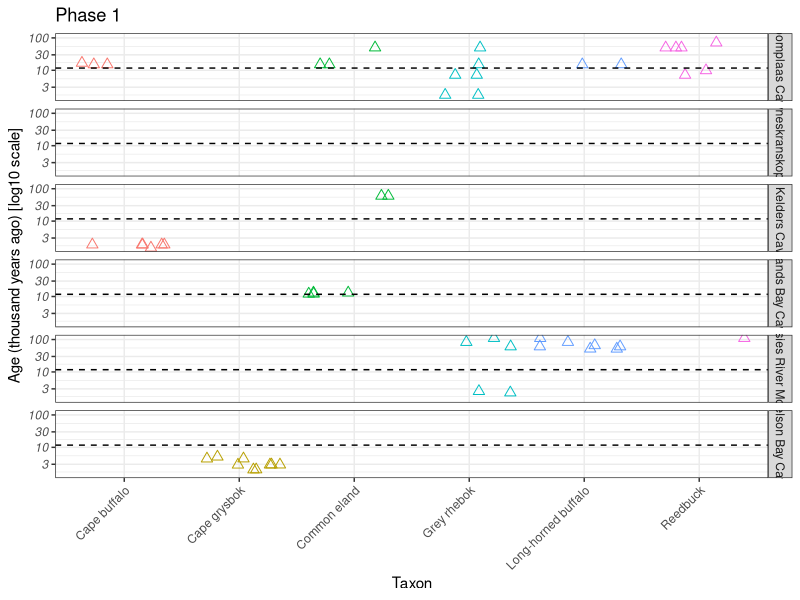
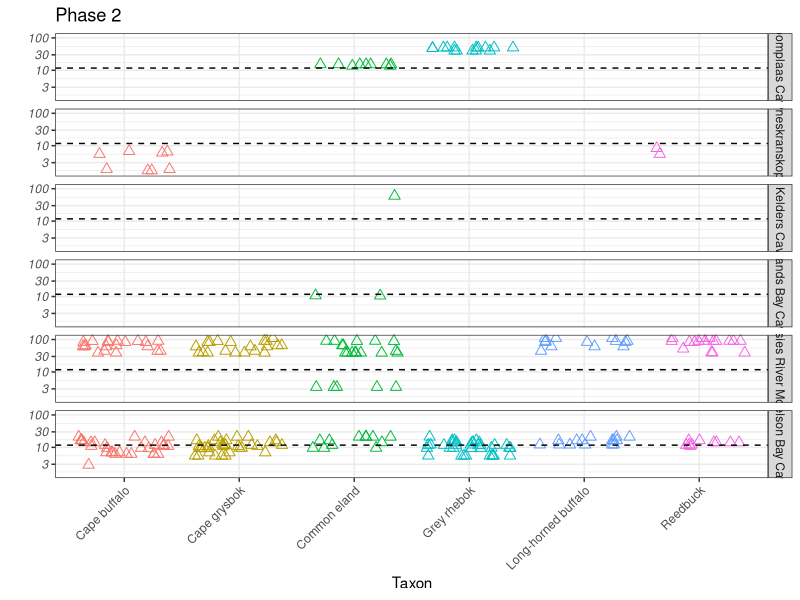
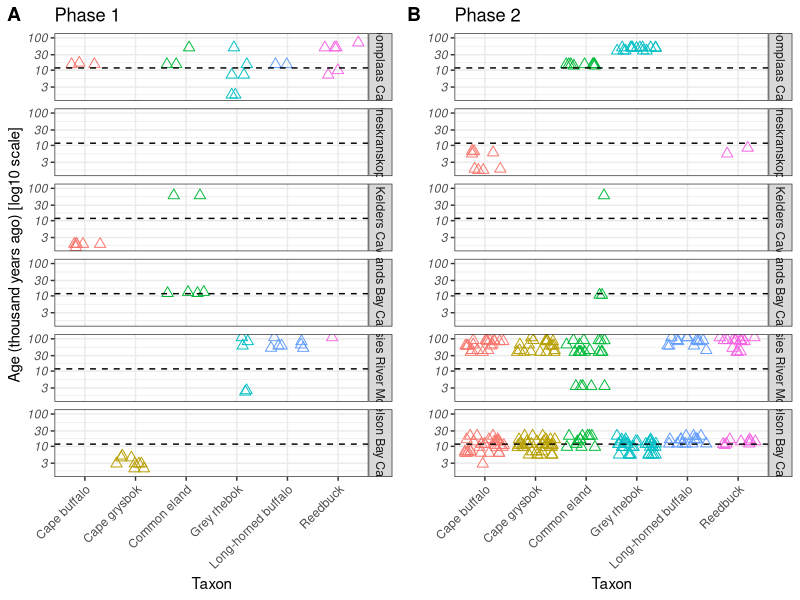
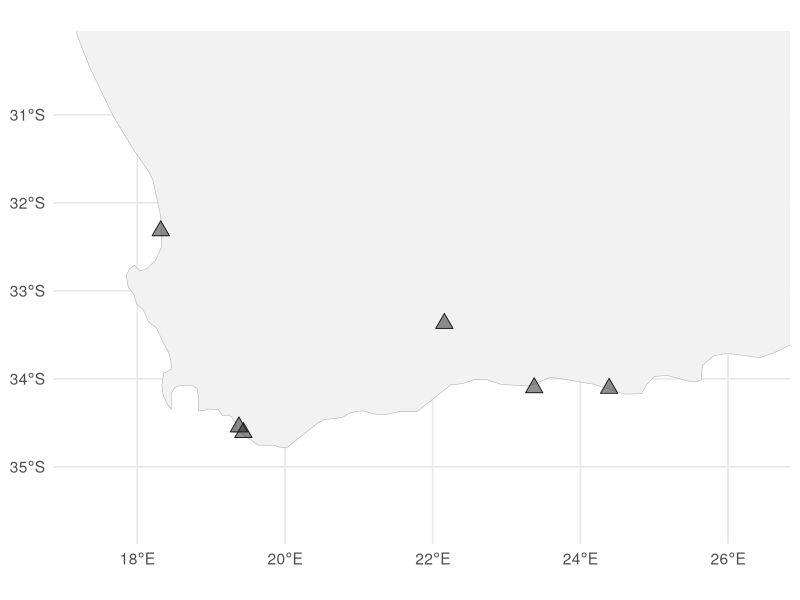
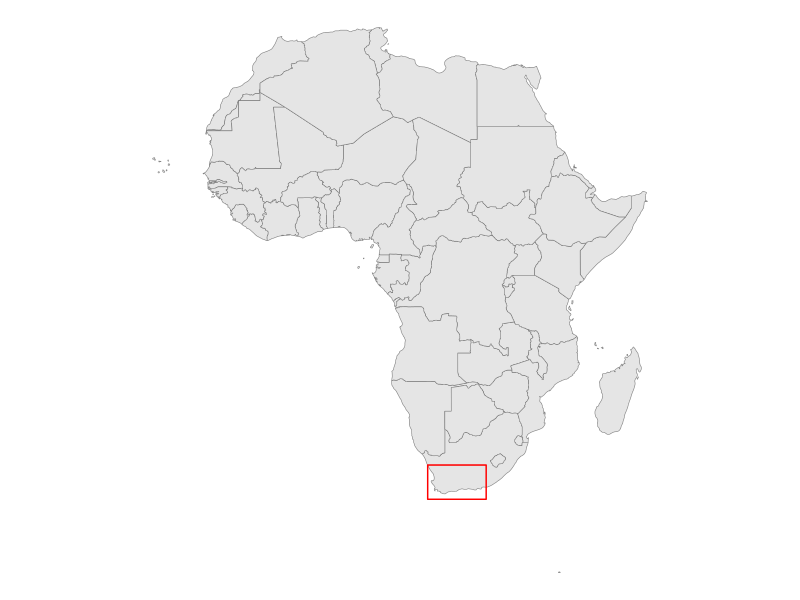
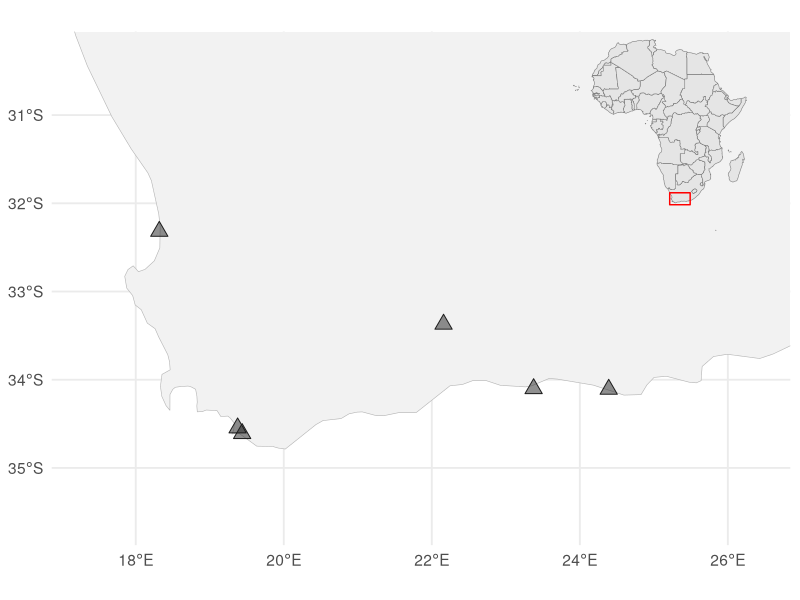
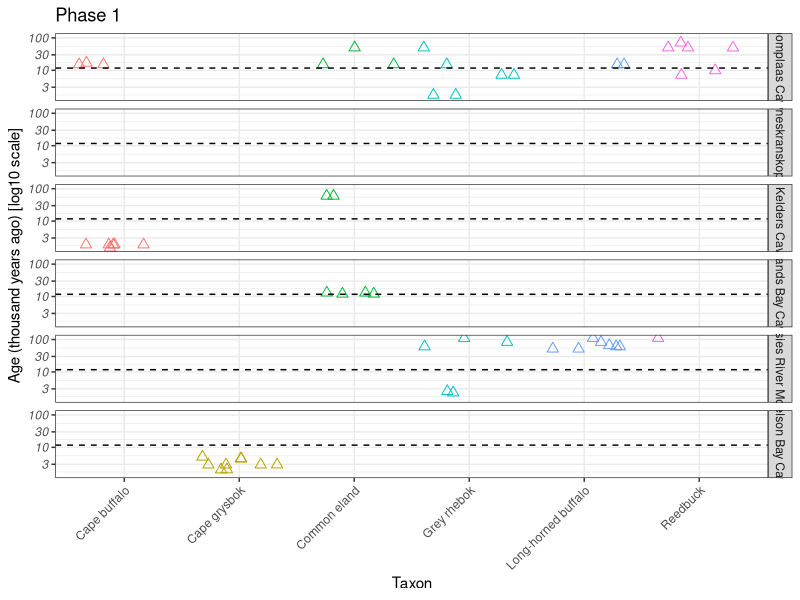
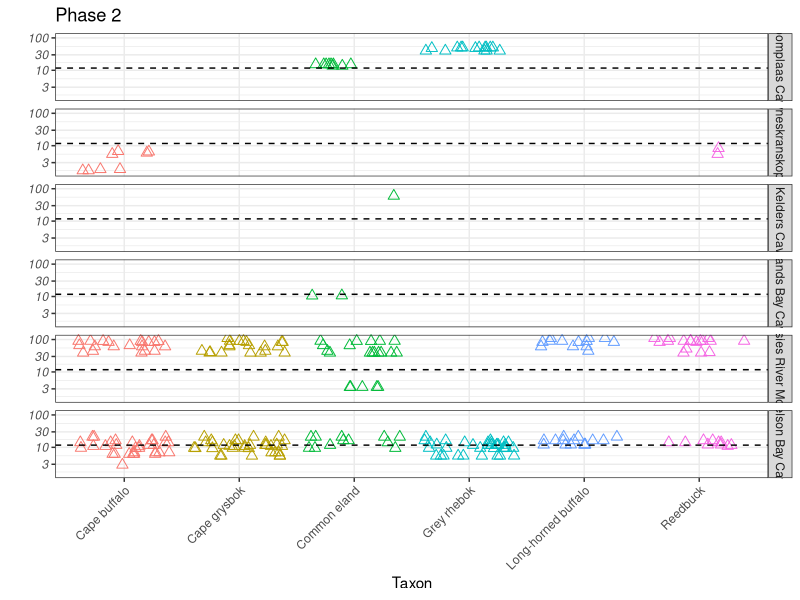

Recreate these plots in R, in order.
# Figure 1 - Sampling overview

# Set working directory
setwd("C:/Users/pzx702/Documents/MSCAFellowship2021/Manuscripts/2023_aDNApreservation_SouthAfrica/Samples")

# Load packages
library(tidyverse)
library(rnaturalearth)
library(rnaturalearthdata)
library(sf)
library(cowplot)

# Load data
samples <- read_csv("Table S1 - Specimen metadata.csv", col_names = T, 
                    name_repair = "universal", # Remove spaces from column names and replaces with "."
                    n_max = 321) # Prevents reading of additional info after table

## Rename name.of.site.or.location.where.sample.originated column to Site_long
samples <- rename(samples, Site_long = name.of.site.or.location.where.sample.originated)

# Plot samples ----
all_sites <- c("Boomplaas Cave","Klasies River Mouth","Nelson Bay Cave","Byneskranskop 1","Die Kelders Cave 1","Elands Bay Cave")
site_labels <- c("Boomplaas\nCave","Klasies River\nMouth","Nelson Bay\nCave","Byneskranskop\n1","Die Kelders\nCave 1","Elands Bay\nCave")

## Check age ranges to set x-axis limits (do for Phase 1 and 2 separately)
#samples %>%
#  filter(StudyPhase == "Phase 2") %>%
#  pull(latest.chronometric.age) %>%
#  range()

## Plot Phase 1
p_phase1 <- samples %>%
  filter(Site_long %in% all_sites) %>%
  filter(StudyPhase == "Phase 1") %>%
  complete(Site_long = all_sites, Taxon_plots_common) %>%  # fill missing combinations
  ggplot() +
  geom_point(aes(latest.chronometric.age, y = Taxon_plots_common, colour = Taxon_plots_common), 
             shape = 2, position = "jitter", size = 2.5) +
  facet_wrap(~Site_long, nrow = 6, ncol = 1, strip.position = "right", axes = "margins",
             labeller = labeller(Site_long = site_labels)) +
  scale_x_log10(limits = c(1400, 112000),
                labels = scales::label_number(scale = 1e-3),
                breaks = scales::breaks_log(n = 5),
                name = "Age (thousand years ago) [log10 scale]") +
  scale_y_discrete(name = "Taxon",
                   guide = guide_axis(angle = 45)) +
  geom_vline(xintercept = 11700, linetype = "dashed") +
  coord_flip() +
  labs(title = "Phase 1") +
  theme_bw() +
  theme(legend.position = "none",
        axis.text.y = element_text(face = "italic"))
p_phase1  
ggsave("plot_phase1.pdf", p_phase1, width = 73, height = 290/2, units = "mm")

## Plot Phase 2
p_phase2 <- samples %>%
  filter(Site_long %in% all_sites) %>%
  filter(StudyPhase == "Phase 2") %>%
  complete(Site_long = all_sites, Taxon_plots_common) %>%  # fill missing combinations
  ggplot() +
  geom_point(aes(latest.chronometric.age, y = Taxon_plots_common, colour = Taxon_plots_common), 
             shape = 2, position = "jitter", size = 2.5) +
  facet_wrap(~Site_long, nrow = 6, ncol = 1, strip.position = "right", axes = "margins") +
  scale_x_log10(limits = c(1400, 112000),
                labels = scales::label_number(scale = 1e-3),
                breaks = scales::breaks_log(n = 5),
                name = "") +
  scale_y_discrete(name = "Taxon",
                   guide = guide_axis(angle = 45)) +
  geom_vline(xintercept = 11700, linetype = "dashed") +
  coord_flip() +
  labs(title = "Phase 2") +
  theme_bw() +
  theme(legend.position = "none",
        axis.text.y = element_text(face = "italic"))
p_phase2  
ggsave("plot_phase2.pdf", p_phase2, width = 73, height = 290/2, units = "mm")

# Combine plots
p_comb <- cowplot::plot_grid(p_phase1, p_phase2, nrow = 1, ncol = 2, 
            align = "v", 
            axis = "lr", 
            labels = c("A", "B"))
p_comb
ggsave("plot_phases.pdf", p_comb, width = 146, height = 292/2, units = "mm")



# Plot sites map ----
sites <- read_csv("Sites_GPS.csv", col_names = T)
map_sites <- c("BPA", "KRM", "NBC", "BNK1", "DK1", "EBC")
## Prep site data
sites_df <- samples %>%
  left_join(sites, by = "Site_short") %>%
  filter(Site_short %in% map_sites) %>%
  select(Site_short, Lat, Lon) %>%
  distinct()   # one row per site
## Convert to sf object
sites_sf <- st_as_sf(sites_df, coords = c("Lon", "Lat"), crs = 4326)
## Get the world map as an sf object
world <- ne_countries(scale = "medium", returnclass = "sf")
# Compute centroids for country labels
world_centroids <- st_centroid(world)

## Plot map with labels for use in later editing in Inkscape
#ggplot() +
#  geom_sf(data = world, fill = "gray95", color = "gray70") +
#  geom_sf(data = sites_sf, aes(), shape = 24, size = 4, fill = "#23232380", colour = "gray10") +
#  geom_sf_text(data = world_centroids, aes(label = name),              # country labels
#               size = 4, color = "gray30") +
#  coord_sf(xlim = c(min(sites_df$Lon) - 2, max(sites_df$Lon) + 2),
#           ylim = c(min(sites_df$Lat) - 2, max(sites_df$Lat) + 2)) + # zoom to region
#  theme_minimal(base_size = 14) +
#  labs(colour = "Site", x = NULL, y = NULL)
#ggsave("plot_Sites_map_labels.png")
# Determine zoom region
xlim_region <- c(min(sites_df$Lon) - 1, max(sites_df$Lon) + 2)
ylim_region <- c(min(sites_df$Lat) - 1, max(sites_df$Lat) + 2)

# Main map
main_map <- ggplot() +
  geom_sf(data = world, fill = "gray95", color = "gray70") +
  geom_sf(data = sites_sf, aes(), shape = 24, size = 4, fill = "#23232380", colour = "gray10") +
  geom_sf_text(data = world_centroids, aes(label = name),
               size = 4, color = "gray30") +
  coord_sf(xlim = xlim_region, ylim = ylim_region) +
  labs(x = NULL, y = NULL) +
  theme_minimal(base_size = 14)
main_map
#ggsave("plot_Sites_map_labels.png", main_map)

# Africa map
africa <- world %>% filter(continent == "Africa")

# Bounding box for the zoomed region
bbox <- st_as_sfc(st_bbox(c(xmin = xlim_region[1], xmax = xlim_region[2],
                            ymin = ylim_region[1], ymax = ylim_region[2]),
                          crs = st_crs(africa)))

inset_map <- ggplot() +
  geom_sf(data = africa, fill = "gray90", color = "gray50") +
  geom_sf(data = bbox, fill = NA, color = "red", linewidth = 0.5) +   # highlight main map region
  theme(panel.background = element_rect(fill = "white"),
        panel.border = element_blank(),
        panel.spacing = unit(0.0, "cm"),
        axis.title = element_blank(),
        axis.text = element_blank(),
        axis.ticks = element_blank(),
        panel.grid = element_blank()) +
  theme_void()
inset_map

# Place inset in the top-right corner of main map
ggdraw() +
  draw_plot(main_map) +
  draw_plot(inset_map, x = 0.65, y = 0.6, width = 0.35, height = 0.35)
ggsave("plot_map.pdf", width = 6.11, height = 4.19, units = "in")
ggsave("plot_map.svg", width = 6.11, height = 4.19, units = "in")
